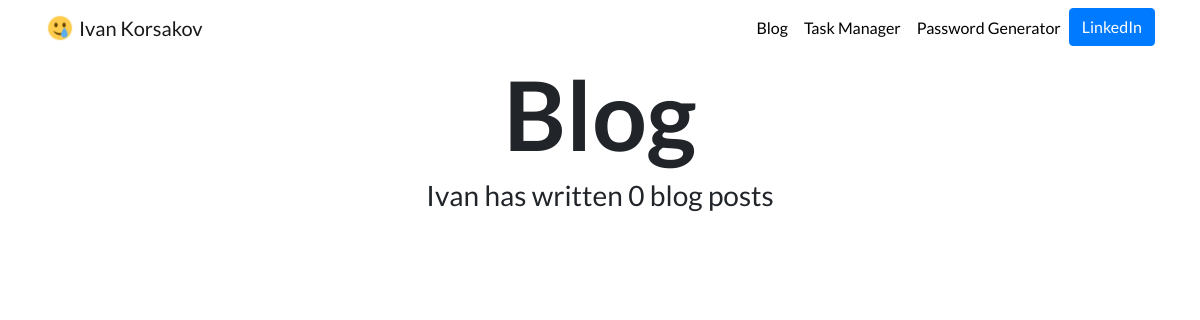
Before: /blog/ with the older database file.
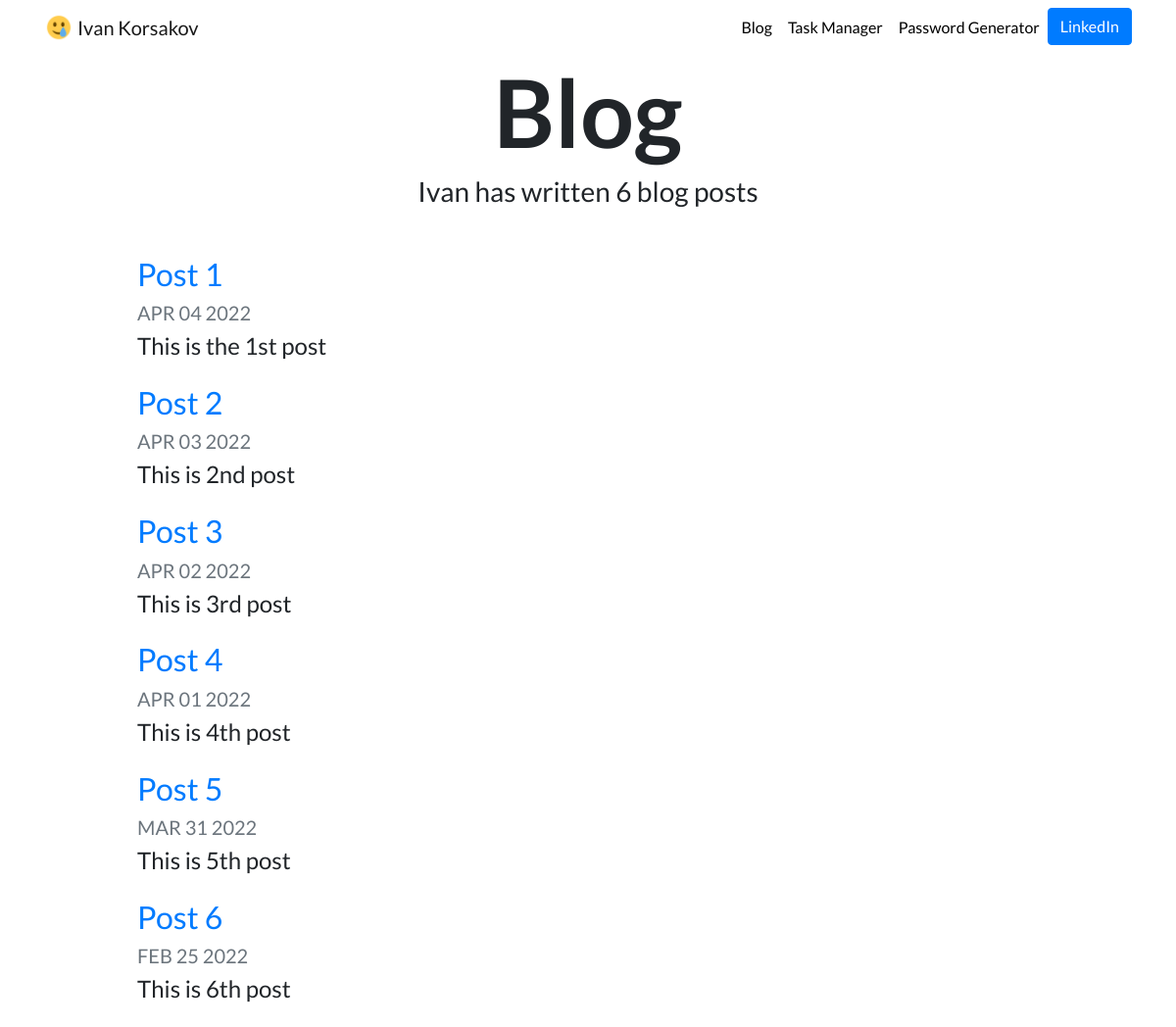
After: the same page with the newer database file.
### apps/blog/models.py (models this page shows, shortened)
class BlogPost(models.Model):
    title = models.CharField(
        max_length=100
    )
    description = models.CharField(
        max_length=250
    )
    date = models.DateField(
        blank=True
    )
    post_text = models.TextField(
    )
    image = models.ImageField(
        upload_to='blog/images',
        blank=True
    )

### apps/blog/views.py (the view)
# urls.py: path('', views.home, name='home'),
def home(request):
    blog_posts = BlogPost.objects.order_by('-date')
    return render(request, 'blog/home.html', {'blog_posts': blog_posts})

### templates/blog/home.html
{% extends 'base.html' %}
{% load static %}
{% block content %}
<h1 id="blogtitle" class="font-weight-bold text-center">Blog</h1>
<h3 class="text-center mb-5">Ivan has written {{ blog_posts.count }} blog post{{ blog_posts.count|pluralize }}</h3>
{% for post in blog_posts %}
<div class="row justify-content-center my-3">
  <div class="col-md-10">
    <a href="{% url 'blog:blog_post' post.id %}">
      <h2>{{ post.title }}</h2>
    </a>
    <h5 class="text-muted">{{ post.date|date:'M d Y'|upper }}</h5>
    <h4>{{ post.description|striptags|truncatechars:100 }}</h4>
  </div>
</div>
{% endfor %}
{% endblock %}

### templates/base.html (shortened to what this page needs)
{% load static %}
<!doctype html>
<html lang="en">
<head>
  <link rel="stylesheet" href="https://stackpath.bootstrapcdn.com/bootstrap/4.4.1/css/bootstrap.min.css">
  <link rel="stylesheet" href="{% static 'website/custom.css' %}">
</head>
<body>
  <nav id="topNav" class="navbar navbar-expand-md navbar-light">
    <div class="container">
      <a class="navbar-brand" href="{% url 'home' %}">
        <img src="{% static 'website/logo.png' %}" width="30" height="30" class="d-inline-block align-top" alt="Ivan's Logo">
        <span>Ivan Korsakov</span>
      </a>
      <div class="collapse navbar-collapse text-center" id="navbarNav">
        <ul class="navbar-nav ml-auto">
          <li class="nav-item">
            <a class="nav-link" href="{% url 'blog:home' %}">Blog</a>
          </li>
          <li class="nav-item">
            <a class="nav-link" href="{% url 'todo:home' %}">Task Manager</a>
          </li>
          <li class="nav-item">
            <a class="nav-link" href="{% url 'password_generator:home' %}">Password Generator</a>
          </li>
          <li>
            <a role="button" href="https://www.linkedin.com/in/ivkorsakov/" class="btn btn-primary" target="_blank">LinkedIn</a>
          </li>
        </ul>
      </div>
    </div>
  </nav>
  <div class="container">
    {% block content %}{% endblock %}
  </div>
</body>
</html>

### static/website/custom.css (style rules this page uses)
.navbar-nav .nav-link { color: rgba(0,0,0,1) !important; }
body { font-family: 'Lato', sans-serif; }
#blogtitle { font-size: 6rem; }

Changed rows visible on the page:
added BlogPost: title "Post 1", date "APR 04 2022", description "This is the 1st post"
added BlogPost: title "Post 2", date "APR 03 2022", description "This is 2nd post"
added BlogPost: title "Post 3", date "APR 02 2022", description "This is 3rd post"
added BlogPost: title "Post 4", date "APR 01 2022", description "This is 4th post"
added BlogPost: title "Post 5", date "MAR 31 2022", description "This is 5th post"
added BlogPost: title "Post 6", date "FEB 25 2022", description "This is 6th post"
Other visible differences:
{{ blog_posts.count }}: "0" → "6"
